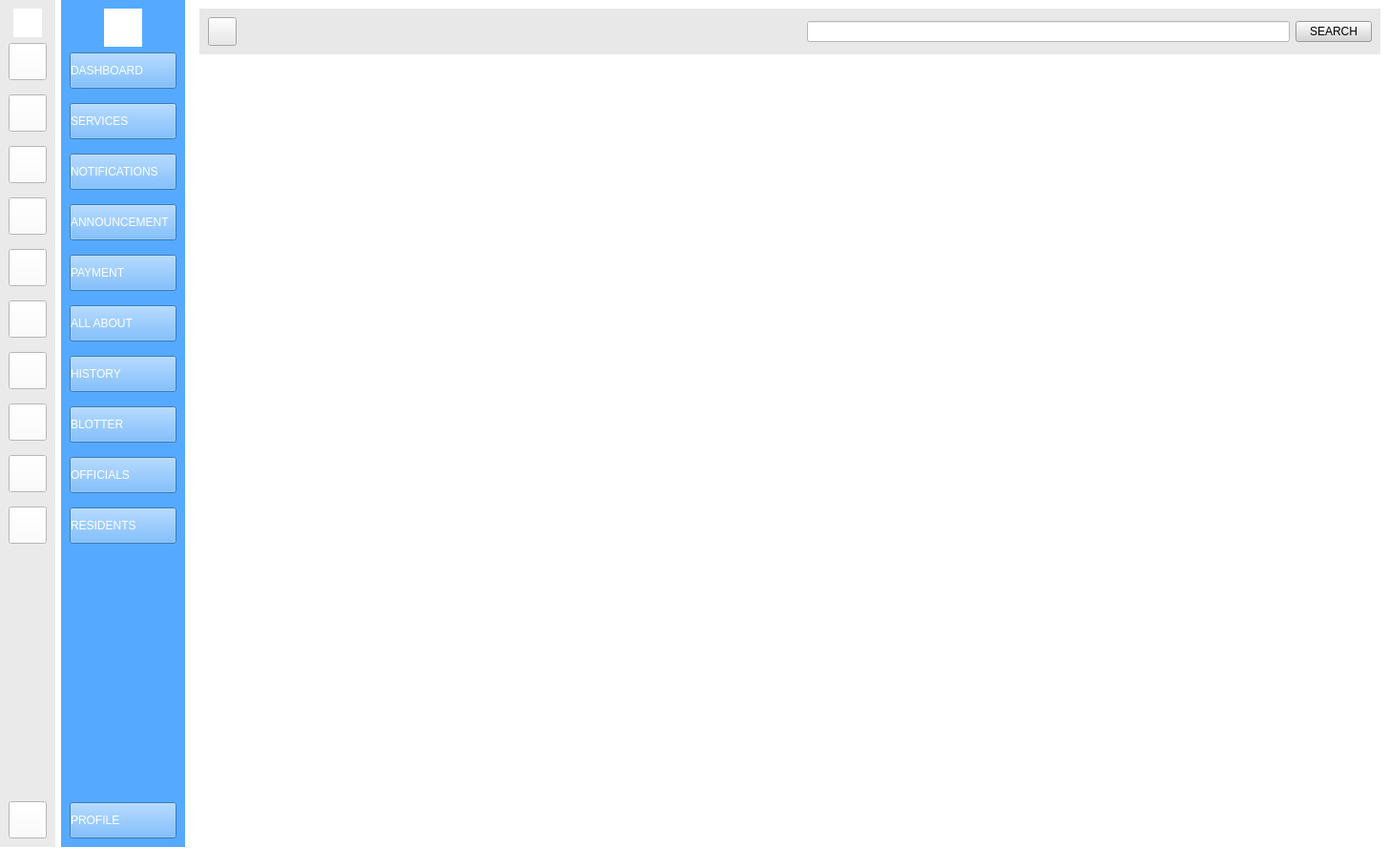
<?xml version="1.0" encoding="UTF-8"?>
<ui version="4.0">
 <class>MainWindow</class>
 <widget class="QMainWindow" name="MainWindow">
  <property name="geometry">
   <rect>
    <x>0</x>
    <y>0</y>
    <width>1456</width>
    <height>910</height>
   </rect>
  </property>
  <property name="windowTitle">
   <string>MainWindow</string>
  </property>
  <property name="styleSheet">
   <string notr="true">background-color: rgb(255, 255, 255);</string>
  </property>
  <widget class="QWidget" name="centralwidget">
   <layout class="QGridLayout" name="gridLayout">
    <property name="leftMargin">
     <number>0</number>
    </property>
    <property name="topMargin">
     <number>0</number>
    </property>
    <property name="rightMargin">
     <number>0</number>
    </property>
    <property name="bottomMargin">
     <number>0</number>
    </property>
    <item row="0" column="0">
     <widget class="QWidget" name="widget" native="true">
      <property name="enabled">
       <bool>true</bool>
      </property>
      <property name="styleSheet">
       <string notr="true">QWidget{
	background-color: rgb(234, 234, 234);
	}

QPushButton{
	color:white;
	height:31 px;
}

QPushButton:checked{
	
	background-color: rgb(85, 170, 255);
	color: rgb(0, 0, 127);
}</string>
      </property>
      <layout class="QVBoxLayout" name="verticalLayout_8">
       <item>
        <layout class="QVBoxLayout" name="verticalLayout_3">
         <item>
          <layout class="QHBoxLayout" name="horizontalLayout_3">
           <item>
            <widget class="QLabel" name="label">
             <property name="minimumSize">
              <size>
               <width>30</width>
               <height>30</height>
              </size>
             </property>
             <property name="maximumSize">
              <size>
               <width>30</width>
               <height>30</height>
              </size>
             </property>
             <property name="styleSheet">
              <string notr="true">background-color: rgb(255, 255, 255);</string>
             </property>
             <property name="text">
              <string/>
             </property>
             <property name="pixmap">
              <pixmap>../../../../Download/SC_pyqt5_LoginUI3-main/SC_pyqt5_LoginUI3-main/loginUi3/321385163_6137158069650539_6464695352208340099_n.jpg</pixmap>
             </property>
             <property name="scaledContents">
              <bool>true</bool>
             </property>
            </widget>
           </item>
          </layout>
         </item>
        </layout>
       </item>
       <item>
        <layout class="QVBoxLayout" name="verticalLayout_5">
         <item>
          <layout class="QVBoxLayout" name="verticalLayout">
           <property name="spacing">
            <number>15</number>
           </property>
           <item>
            <widget class="QPushButton" name="pushButton">
             <property name="styleSheet">
              <string notr="true">background-color: rgb(255, 255, 255);</string>
             </property>
             <property name="text">
              <string/>
             </property>
             <property name="icon">
              <iconset>
               <normaloff>../../../../Download/1000020288.jpg</normaloff>../../../../Download/1000020288.jpg</iconset>
             </property>
             <property name="checkable">
              <bool>true</bool>
             </property>
             <property name="autoExclusive">
              <bool>true</bool>
             </property>
            </widget>
           </item>
           <item>
            <widget class="QPushButton" name="pushButton_2">
             <property name="styleSheet">
              <string notr="true">background-color: rgb(255, 255, 255);</string>
             </property>
             <property name="text">
              <string/>
             </property>
             <property name="icon">
              <iconset>
               <normaloff>../../../../Download/1000020298.jpg</normaloff>../../../../Download/1000020298.jpg</iconset>
             </property>
             <property name="checkable">
              <bool>true</bool>
             </property>
             <property name="autoExclusive">
              <bool>true</bool>
             </property>
            </widget>
           </item>
           <item>
            <widget class="QPushButton" name="pushButton_3">
             <property name="styleSheet">
              <string notr="true">background-color: rgb(255, 255, 255);</string>
             </property>
             <property name="text">
              <string/>
             </property>
             <property name="icon">
              <iconset>
               <normaloff>../../../../Download/1000020291.jpg</normaloff>../../../../Download/1000020291.jpg</iconset>
             </property>
             <property name="checkable">
              <bool>true</bool>
             </property>
             <property name="autoExclusive">
              <bool>true</bool>
             </property>
            </widget>
           </item>
           <item>
            <widget class="QPushButton" name="pushButton_4">
             <property name="styleSheet">
              <string notr="true">background-color: rgb(255, 255, 255);</string>
             </property>
             <property name="text">
              <string/>
             </property>
             <property name="icon">
              <iconset>
               <normaloff>../../../../Download/1000020292.jpg</normaloff>../../../../Download/1000020292.jpg</iconset>
             </property>
             <property name="checkable">
              <bool>true</bool>
             </property>
             <property name="autoExclusive">
              <bool>true</bool>
             </property>
            </widget>
           </item>
           <item>
            <widget class="QPushButton" name="pushButton_5">
             <property name="styleSheet">
              <string notr="true">background-color: rgb(255, 255, 255);</string>
             </property>
             <property name="text">
              <string/>
             </property>
             <property name="icon">
              <iconset>
               <normaloff>../../../../Download/1000020343.jpg</normaloff>../../../../Download/1000020343.jpg</iconset>
             </property>
             <property name="checkable">
              <bool>true</bool>
             </property>
             <property name="autoExclusive">
              <bool>true</bool>
             </property>
            </widget>
           </item>
           <item>
            <widget class="QPushButton" name="pushButton_6">
             <property name="styleSheet">
              <string notr="true">background-color: rgb(255, 255, 255);</string>
             </property>
             <property name="text">
              <string/>
             </property>
             <property name="icon">
              <iconset>
               <normaloff>../../../../Download/1000020294.jpg</normaloff>../../../../Download/1000020294.jpg</iconset>
             </property>
             <property name="checkable">
              <bool>true</bool>
             </property>
             <property name="autoExclusive">
              <bool>true</bool>
             </property>
            </widget>
           </item>
           <item>
            <widget class="QPushButton" name="pushButton_7">
             <property name="styleSheet">
              <string notr="true">background-color: rgb(255, 255, 255);
</string>
             </property>
             <property name="text">
              <string/>
             </property>
             <property name="icon">
              <iconset>
               <normaloff>../../../../Download/1000020297.jpg</normaloff>../../../../Download/1000020297.jpg</iconset>
             </property>
             <property name="checkable">
              <bool>true</bool>
             </property>
             <property name="autoExclusive">
              <bool>true</bool>
             </property>
            </widget>
           </item>
           <item>
            <widget class="QPushButton" name="pushButton_8">
             <property name="styleSheet">
              <string notr="true">background-color: rgb(255, 255, 255);</string>
             </property>
             <property name="text">
              <string/>
             </property>
             <property name="icon">
              <iconset>
               <normaloff>../../../../Download/1000020296.jpg</normaloff>../../../../Download/1000020296.jpg</iconset>
             </property>
             <property name="checkable">
              <bool>true</bool>
             </property>
             <property name="autoExclusive">
              <bool>true</bool>
             </property>
            </widget>
           </item>
           <item>
            <widget class="QPushButton" name="pushButton_9">
             <property name="styleSheet">
              <string notr="true">background-color: rgb(255, 255, 255);</string>
             </property>
             <property name="text">
              <string/>
             </property>
             <property name="icon">
              <iconset>
               <normaloff>../../../../Download/1000020295.jpg</normaloff>../../../../Download/1000020295.jpg</iconset>
             </property>
             <property name="checkable">
              <bool>true</bool>
             </property>
             <property name="autoExclusive">
              <bool>true</bool>
             </property>
            </widget>
           </item>
           <item>
            <widget class="QPushButton" name="pushButton_23">
             <property name="styleSheet">
              <string notr="true">background-color: rgb(255, 255, 255);</string>
             </property>
             <property name="text">
              <string/>
             </property>
             <property name="icon">
              <iconset>
               <normaloff>../../../../Download/1000020326.jpg</normaloff>../../../../Download/1000020326.jpg</iconset>
             </property>
             <property name="checkable">
              <bool>true</bool>
             </property>
             <property name="autoExclusive">
              <bool>true</bool>
             </property>
            </widget>
           </item>
          </layout>
         </item>
         <item>
          <spacer name="verticalSpacer">
           <property name="orientation">
            <enum>Qt::Vertical</enum>
           </property>
           <property name="sizeHint" stdset="0">
            <size>
             <width>17</width>
             <height>128</height>
            </size>
           </property>
          </spacer>
         </item>
        </layout>
       </item>
       <item>
        <widget class="QPushButton" name="pushButton_10">
         <property name="styleSheet">
          <string notr="true">background-color: rgb(255, 255, 255);</string>
         </property>
         <property name="text">
          <string/>
         </property>
         <property name="icon">
          <iconset>
           <normaloff>../../../../Download/1000020290.jpg</normaloff>../../../../Download/1000020290.jpg</iconset>
         </property>
         <property name="checkable">
          <bool>true</bool>
         </property>
         <property name="autoExclusive">
          <bool>true</bool>
         </property>
        </widget>
       </item>
      </layout>
     </widget>
    </item>
    <item row="0" column="1">
     <widget class="QWidget" name="widget_2" native="true">
      <property name="enabled">
       <bool>true</bool>
      </property>
      <property name="styleSheet">
       <string notr="true">QWidget{
	background-color: rgb(85, 170, 255);
	}

QPushButton{
	color:white;
	text-align:left;
	height:30 px;
}

QPushButton:checked{
	
	background-color: rgb(255, 255, 255);
	color: rgb(0, 0, 127);
	font-weight:bold;
}
</string>
      </property>
      <layout class="QVBoxLayout" name="verticalLayout_7">
       <item>
        <layout class="QHBoxLayout" name="horizontalLayout_4">
         <item>
          <widget class="QLabel" name="label_2">
           <property name="enabled">
            <bool>true</bool>
           </property>
           <property name="minimumSize">
            <size>
             <width>40</width>
             <height>40</height>
            </size>
           </property>
           <property name="maximumSize">
            <size>
             <width>40</width>
             <height>40</height>
            </size>
           </property>
           <property name="styleSheet">
            <string notr="true">background-color: rgb(255, 255, 255);</string>
           </property>
           <property name="text">
            <string/>
           </property>
           <property name="pixmap">
            <pixmap>../../../../Download/SC_pyqt5_LoginUI3-main/SC_pyqt5_LoginUI3-main/loginUi3/321385163_6137158069650539_6464695352208340099_n.jpg</pixmap>
           </property>
           <property name="scaledContents">
            <bool>true</bool>
           </property>
          </widget>
         </item>
        </layout>
       </item>
       <item>
        <layout class="QVBoxLayout" name="verticalLayout_4">
         <item>
          <layout class="QVBoxLayout" name="verticalLayout_2">
           <property name="spacing">
            <number>15</number>
           </property>
           <item>
            <widget class="QPushButton" name="pushButton_15">
             <property name="text">
              <string>DASHBOARD</string>
             </property>
             <property name="icon">
              <iconset>
               <normaloff>../../../../Download/1000020288.jpg</normaloff>../../../../Download/1000020288.jpg</iconset>
             </property>
             <property name="checkable">
              <bool>true</bool>
             </property>
             <property name="autoExclusive">
              <bool>true</bool>
             </property>
            </widget>
           </item>
           <item>
            <widget class="QPushButton" name="pushButton_13">
             <property name="text">
              <string>SERVICES</string>
             </property>
             <property name="icon">
              <iconset>
               <normaloff>../../../../Download/1000020298.jpg</normaloff>../../../../Download/1000020298.jpg</iconset>
             </property>
             <property name="checkable">
              <bool>true</bool>
             </property>
             <property name="autoExclusive">
              <bool>true</bool>
             </property>
            </widget>
           </item>
           <item>
            <widget class="QPushButton" name="pushButton_17">
             <property name="text">
              <string>NOTIFICATIONS</string>
             </property>
             <property name="icon">
              <iconset>
               <normaloff>../../../../Download/1000020291.jpg</normaloff>../../../../Download/1000020291.jpg</iconset>
             </property>
             <property name="checkable">
              <bool>true</bool>
             </property>
             <property name="autoExclusive">
              <bool>true</bool>
             </property>
            </widget>
           </item>
           <item>
            <widget class="QPushButton" name="pushButton_18">
             <property name="text">
              <string>ANNOUNCEMENT</string>
             </property>
             <property name="icon">
              <iconset>
               <normaloff>../../../../Download/1000020292.jpg</normaloff>../../../../Download/1000020292.jpg</iconset>
             </property>
             <property name="checkable">
              <bool>true</bool>
             </property>
             <property name="autoExclusive">
              <bool>true</bool>
             </property>
            </widget>
           </item>
           <item>
            <widget class="QPushButton" name="pushButton_14">
             <property name="text">
              <string>PAYMENT</string>
             </property>
             <property name="icon">
              <iconset>
               <normaloff>../../../../Download/1000020343.jpg</normaloff>../../../../Download/1000020343.jpg</iconset>
             </property>
             <property name="checkable">
              <bool>true</bool>
             </property>
             <property name="autoExclusive">
              <bool>true</bool>
             </property>
            </widget>
           </item>
           <item>
            <widget class="QPushButton" name="pushButton_16">
             <property name="text">
              <string>ALL ABOUT</string>
             </property>
             <property name="icon">
              <iconset>
               <normaloff>../../../../Download/1000020294.jpg</normaloff>../../../../Download/1000020294.jpg</iconset>
             </property>
             <property name="checkable">
              <bool>true</bool>
             </property>
             <property name="autoExclusive">
              <bool>true</bool>
             </property>
            </widget>
           </item>
           <item>
            <widget class="QPushButton" name="pushButton_19">
             <property name="text">
              <string>HISTORY</string>
             </property>
             <property name="icon">
              <iconset>
               <normaloff>../../../../Download/1000020297.jpg</normaloff>../../../../Download/1000020297.jpg</iconset>
             </property>
             <property name="checkable">
              <bool>true</bool>
             </property>
             <property name="autoExclusive">
              <bool>true</bool>
             </property>
            </widget>
           </item>
           <item>
            <widget class="QPushButton" name="pushButton_20">
             <property name="text">
              <string>BLOTTER</string>
             </property>
             <property name="icon">
              <iconset>
               <normaloff>../../../../Download/1000020296.jpg</normaloff>../../../../Download/1000020296.jpg</iconset>
             </property>
             <property name="checkable">
              <bool>true</bool>
             </property>
             <property name="autoExclusive">
              <bool>true</bool>
             </property>
            </widget>
           </item>
           <item>
            <widget class="QPushButton" name="pushButton_11">
             <property name="text">
              <string>OFFICIALS</string>
             </property>
             <property name="icon">
              <iconset>
               <normaloff>../../../../Download/1000020295.jpg</normaloff>../../../../Download/1000020295.jpg</iconset>
             </property>
             <property name="checkable">
              <bool>true</bool>
             </property>
             <property name="autoExclusive">
              <bool>true</bool>
             </property>
            </widget>
           </item>
           <item>
            <widget class="QPushButton" name="pushButton_24">
             <property name="text">
              <string>RESIDENTS</string>
             </property>
             <property name="icon">
              <iconset>
               <normaloff>../../../../Download/1000020326.jpg</normaloff>../../../../Download/1000020326.jpg</iconset>
             </property>
             <property name="checkable">
              <bool>true</bool>
             </property>
             <property name="autoExclusive">
              <bool>true</bool>
             </property>
            </widget>
           </item>
          </layout>
         </item>
         <item>
          <spacer name="verticalSpacer_2">
           <property name="orientation">
            <enum>Qt::Vertical</enum>
           </property>
           <property name="sizeHint" stdset="0">
            <size>
             <width>17</width>
             <height>128</height>
            </size>
           </property>
          </spacer>
         </item>
        </layout>
       </item>
       <item>
        <widget class="QPushButton" name="pushButton_12">
         <property name="text">
          <string>PROFILE</string>
         </property>
         <property name="icon">
          <iconset>
           <normaloff>../../../../Download/1000020290.jpg</normaloff>../../../../Download/1000020290.jpg</iconset>
         </property>
         <property name="checkable">
          <bool>true</bool>
         </property>
         <property name="autoExclusive">
          <bool>true</bool>
         </property>
        </widget>
       </item>
      </layout>
     </widget>
    </item>
    <item row="0" column="2">
     <widget class="QWidget" name="widget_3" native="true">
      <layout class="QVBoxLayout" name="verticalLayout_6">
       <item>
        <widget class="QWidget" name="widget_4" native="true">
         <property name="styleSheet">
          <string notr="true">background-color: rgb(232, 232, 232);</string>
         </property>
         <layout class="QVBoxLayout" name="verticalLayout_9">
          <item>
           <layout class="QHBoxLayout" name="horizontalLayout_2">
            <item>
             <widget class="QPushButton" name="pushButton_21">
              <property name="minimumSize">
               <size>
                <width>30</width>
                <height>30</height>
               </size>
              </property>
              <property name="maximumSize">
               <size>
                <width>30</width>
                <height>30</height>
               </size>
              </property>
              <property name="text">
               <string/>
              </property>
              <property name="icon">
               <iconset>
                <normaloff>../../../../Download/1000020299.jpg</normaloff>../../../../Download/1000020299.jpg</iconset>
              </property>
              <property name="checkable">
               <bool>true</bool>
              </property>
             </widget>
            </item>
            <item>
             <spacer name="horizontalSpacer">
              <property name="orientation">
               <enum>Qt::Horizontal</enum>
              </property>
              <property name="sizeHint" stdset="0">
               <size>
                <width>118</width>
                <height>20</height>
               </size>
              </property>
             </spacer>
            </item>
            <item>
             <layout class="QHBoxLayout" name="horizontalLayout">
              <item>
               <widget class="QLineEdit" name="lineEdit">
                <property name="styleSheet">
                 <string notr="true">background-color: rgb(255, 255, 255);</string>
                </property>
               </widget>
              </item>
              <item>
               <widget class="QPushButton" name="pushButton_22">
                <property name="styleSheet">
                 <string notr="true">background-color: rgb(214, 214, 214);</string>
                </property>
                <property name="text">
                 <string>SEARCH</string>
                </property>
                <property name="checkable">
                 <bool>true</bool>
                </property>
               </widget>
              </item>
             </layout>
            </item>
           </layout>
          </item>
         </layout>
        </widget>
       </item>
       <item>
        <widget class="QStackedWidget" name="stackedWidget">
         <property name="styleSheet">
          <string notr="true">background-color: rgb(255, 255, 255);</string>
         </property>
         <widget class="QWidget" name="dashboard_page"/>
         <widget class="QWidget" name="services_page"/>
         <widget class="QWidget" name="nitifications_page"/>
         <widget class="QWidget" name="announcement_page"/>
         <widget class="QWidget" name="settings_page"/>
         <widget class="QWidget" name="allabout_page"/>
         <widget class="QWidget" name="history_page"/>
         <widget class="QWidget" name="blotter_page"/>
         <widget class="QWidget" name="officials_page"/>
         <widget class="QWidget" name="profile_page">
          <widget class="QLabel" name="label_3">
           <property name="geometry">
            <rect>
             <x>230</x>
             <y>90</y>
             <width>151</width>
             <height>31</height>
            </rect>
           </property>
           <property name="text">
            <string>&lt;html&gt;&lt;head/&gt;&lt;body&gt;&lt;p align=&quot;center&quot;&gt;&lt;span style=&quot; font-size:18pt;&quot;&gt;profile&lt;/span&gt;&lt;/p&gt;&lt;/body&gt;&lt;/html&gt;</string>
           </property>
          </widget>
         </widget>
        </widget>
       </item>
      </layout>
      <zorder>stackedWidget</zorder>
      <zorder>widget_4</zorder>
     </widget>
    </item>
   </layout>
   <zorder>widget_3</zorder>
   <zorder>widget</zorder>
   <zorder>widget_2</zorder>
  </widget>
  <widget class="QMenuBar" name="menubar">
   <property name="geometry">
    <rect>
     <x>0</x>
     <y>0</y>
     <width>1456</width>
     <height>26</height>
    </rect>
   </property>
  </widget>
  <widget class="QStatusBar" name="statusbar"/>
 </widget>
 <resources/>
 <connections>
  <connection>
   <sender>pushButton_21</sender>
   <signal>toggled(bool)</signal>
   <receiver>widget</receiver>
   <slot>setHidden(bool)</slot>
   <hints>
    <hint type="sourcelabel">
     <x>276</x>
     <y>77</y>
    </hint>
    <hint type="destinationlabel">
     <x>50</x>
     <y>519</y>
    </hint>
   </hints>
  </connection>
  <connection>
   <sender>pushButton_21</sender>
   <signal>toggled(bool)</signal>
   <receiver>widget_2</receiver>
   <slot>setVisible(bool)</slot>
   <hints>
    <hint type="sourcelabel">
     <x>276</x>
     <y>77</y>
    </hint>
    <hint type="destinationlabel">
     <x>198</x>
     <y>497</y>
    </hint>
   </hints>
  </connection>
  <connection>
   <sender>pushButton_8</sender>
   <signal>toggled(bool)</signal>
   <receiver>pushButton_20</receiver>
   <slot>setChecked(bool)</slot>
   <hints>
    <hint type="sourcelabel">
     <x>31</x>
     <y>477</y>
    </hint>
    <hint type="destinationlabel">
     <x>156</x>
     <y>504</y>
    </hint>
   </hints>
  </connection>
  <connection>
   <sender>pushButton_7</sender>
   <signal>toggled(bool)</signal>
   <receiver>pushButton_19</receiver>
   <slot>setChecked(bool)</slot>
   <hints>
    <hint type="sourcelabel">
     <x>28</x>
     <y>423</y>
    </hint>
    <hint type="destinationlabel">
     <x>208</x>
     <y>450</y>
    </hint>
   </hints>
  </connection>
  <connection>
   <sender>pushButton_6</sender>
   <signal>toggled(bool)</signal>
   <receiver>pushButton_16</receiver>
   <slot>setChecked(bool)</slot>
   <hints>
    <hint type="sourcelabel">
     <x>24</x>
     <y>371</y>
    </hint>
    <hint type="destinationlabel">
     <x>82</x>
     <y>374</y>
    </hint>
   </hints>
  </connection>
  <connection>
   <sender>pushButton_5</sender>
   <signal>toggled(bool)</signal>
   <receiver>pushButton_14</receiver>
   <slot>setChecked(bool)</slot>
   <hints>
    <hint type="sourcelabel">
     <x>32</x>
     <y>307</y>
    </hint>
    <hint type="destinationlabel">
     <x>80</x>
     <y>317</y>
    </hint>
   </hints>
  </connection>
  <connection>
   <sender>pushButton_4</sender>
   <signal>toggled(bool)</signal>
   <receiver>pushButton_18</receiver>
   <slot>setChecked(bool)</slot>
   <hints>
    <hint type="sourcelabel">
     <x>33</x>
     <y>257</y>
    </hint>
    <hint type="destinationlabel">
     <x>147</x>
     <y>263</y>
    </hint>
   </hints>
  </connection>
  <connection>
   <sender>pushButton_3</sender>
   <signal>toggled(bool)</signal>
   <receiver>pushButton_17</receiver>
   <slot>setChecked(bool)</slot>
   <hints>
    <hint type="sourcelabel">
     <x>29</x>
     <y>193</y>
    </hint>
    <hint type="destinationlabel">
     <x>145</x>
     <y>217</y>
    </hint>
   </hints>
  </connection>
  <connection>
   <sender>pushButton_2</sender>
   <signal>toggled(bool)</signal>
   <receiver>pushButton_13</receiver>
   <slot>setChecked(bool)</slot>
   <hints>
    <hint type="sourcelabel">
     <x>21</x>
     <y>147</y>
    </hint>
    <hint type="destinationlabel">
     <x>144</x>
     <y>171</y>
    </hint>
   </hints>
  </connection>
  <connection>
   <sender>pushButton</sender>
   <signal>toggled(bool)</signal>
   <receiver>pushButton_15</receiver>
   <slot>setChecked(bool)</slot>
   <hints>
    <hint type="sourcelabel">
     <x>33</x>
     <y>98</y>
    </hint>
    <hint type="destinationlabel">
     <x>81</x>
     <y>107</y>
    </hint>
   </hints>
  </connection>
  <connection>
   <sender>pushButton_15</sender>
   <signal>toggled(bool)</signal>
   <receiver>pushButton</receiver>
   <slot>setChecked(bool)</slot>
   <hints>
    <hint type="sourcelabel">
     <x>155</x>
     <y>126</y>
    </hint>
    <hint type="destinationlabel">
     <x>33</x>
     <y>117</y>
    </hint>
   </hints>
  </connection>
  <connection>
   <sender>pushButton_13</sender>
   <signal>toggled(bool)</signal>
   <receiver>pushButton_2</receiver>
   <slot>setChecked(bool)</slot>
   <hints>
    <hint type="sourcelabel">
     <x>85</x>
     <y>155</y>
    </hint>
    <hint type="destinationlabel">
     <x>29</x>
     <y>159</y>
    </hint>
   </hints>
  </connection>
  <connection>
   <sender>pushButton_17</sender>
   <signal>toggled(bool)</signal>
   <receiver>pushButton_3</receiver>
   <slot>setChecked(bool)</slot>
   <hints>
    <hint type="sourcelabel">
     <x>85</x>
     <y>210</y>
    </hint>
    <hint type="destinationlabel">
     <x>41</x>
     <y>207</y>
    </hint>
   </hints>
  </connection>
  <connection>
   <sender>pushButton_18</sender>
   <signal>toggled(bool)</signal>
   <receiver>pushButton_4</receiver>
   <slot>setChecked(bool)</slot>
   <hints>
    <hint type="sourcelabel">
     <x>82</x>
     <y>255</y>
    </hint>
    <hint type="destinationlabel">
     <x>41</x>
     <y>247</y>
    </hint>
   </hints>
  </connection>
  <connection>
   <sender>pushButton_14</sender>
   <signal>toggled(bool)</signal>
   <receiver>pushButton_5</receiver>
   <slot>setChecked(bool)</slot>
   <hints>
    <hint type="sourcelabel">
     <x>85</x>
     <y>328</y>
    </hint>
    <hint type="destinationlabel">
     <x>31</x>
     <y>329</y>
    </hint>
   </hints>
  </connection>
  <connection>
   <sender>pushButton_16</sender>
   <signal>toggled(bool)</signal>
   <receiver>pushButton_6</receiver>
   <slot>setChecked(bool)</slot>
   <hints>
    <hint type="sourcelabel">
     <x>80</x>
     <y>385</y>
    </hint>
    <hint type="destinationlabel">
     <x>30</x>
     <y>382</y>
    </hint>
   </hints>
  </connection>
  <connection>
   <sender>pushButton_19</sender>
   <signal>toggled(bool)</signal>
   <receiver>pushButton_7</receiver>
   <slot>setChecked(bool)</slot>
   <hints>
    <hint type="sourcelabel">
     <x>155</x>
     <y>450</y>
    </hint>
    <hint type="destinationlabel">
     <x>33</x>
     <y>433</y>
    </hint>
   </hints>
  </connection>
  <connection>
   <sender>pushButton_20</sender>
   <signal>toggled(bool)</signal>
   <receiver>pushButton_8</receiver>
   <slot>setChecked(bool)</slot>
   <hints>
    <hint type="sourcelabel">
     <x>87</x>
     <y>489</y>
    </hint>
    <hint type="destinationlabel">
     <x>34</x>
     <y>483</y>
    </hint>
   </hints>
  </connection>
  <connection>
   <sender>pushButton_11</sender>
   <signal>toggled(bool)</signal>
   <receiver>pushButton_9</receiver>
   <slot>setChecked(bool)</slot>
   <hints>
    <hint type="sourcelabel">
     <x>80</x>
     <y>542</y>
    </hint>
    <hint type="destinationlabel">
     <x>40</x>
     <y>541</y>
    </hint>
   </hints>
  </connection>
  <connection>
   <sender>pushButton_9</sender>
   <signal>toggled(bool)</signal>
   <receiver>pushButton_11</receiver>
   <slot>setChecked(bool)</slot>
   <hints>
    <hint type="sourcelabel">
     <x>30</x>
     <y>528</y>
    </hint>
    <hint type="destinationlabel">
     <x>208</x>
     <y>558</y>
    </hint>
   </hints>
  </connection>
  <connection>
   <sender>pushButton_24</sender>
   <signal>toggled(bool)</signal>
   <receiver>pushButton_23</receiver>
   <slot>setChecked(bool)</slot>
   <hints>
    <hint type="sourcelabel">
     <x>84</x>
     <y>580</y>
    </hint>
    <hint type="destinationlabel">
     <x>33</x>
     <y>582</y>
    </hint>
   </hints>
  </connection>
  <connection>
   <sender>pushButton_23</sender>
   <signal>toggled(bool)</signal>
   <receiver>pushButton_24</receiver>
   <slot>setChecked(bool)</slot>
   <hints>
    <hint type="sourcelabel">
     <x>29</x>
     <y>609</y>
    </hint>
    <hint type="destinationlabel">
     <x>86</x>
     <y>605</y>
    </hint>
   </hints>
  </connection>
  <connection>
   <sender>pushButton_12</sender>
   <signal>toggled(bool)</signal>
   <receiver>MainWindow</receiver>
   <slot>close()</slot>
   <hints>
    <hint type="sourcelabel">
     <x>137</x>
     <y>859</y>
    </hint>
    <hint type="destinationlabel">
     <x>116</x>
     <y>940</y>
    </hint>
   </hints>
  </connection>
  <connection>
   <sender>pushButton_10</sender>
   <signal>toggled(bool)</signal>
   <receiver>MainWindow</receiver>
   <slot>close()</slot>
   <hints>
    <hint type="sourcelabel">
     <x>30</x>
     <y>856</y>
    </hint>
    <hint type="destinationlabel">
     <x>13</x>
     <y>948</y>
    </hint>
   </hints>
  </connection>
 </connections>
</ui>
